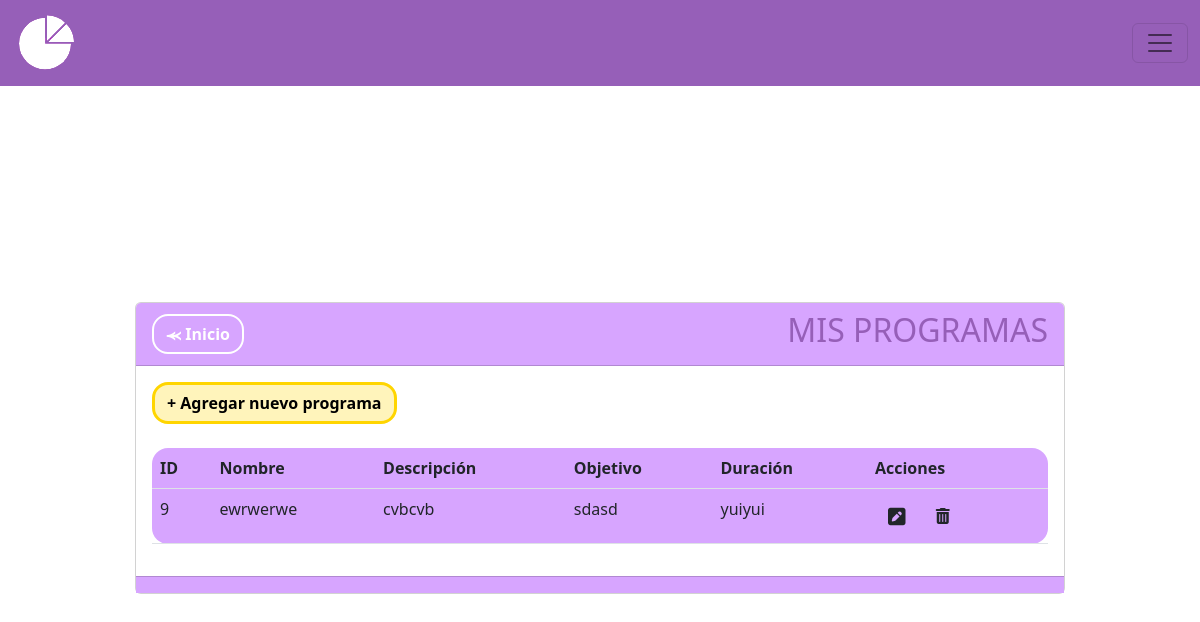
Before: /programas with the older database file.
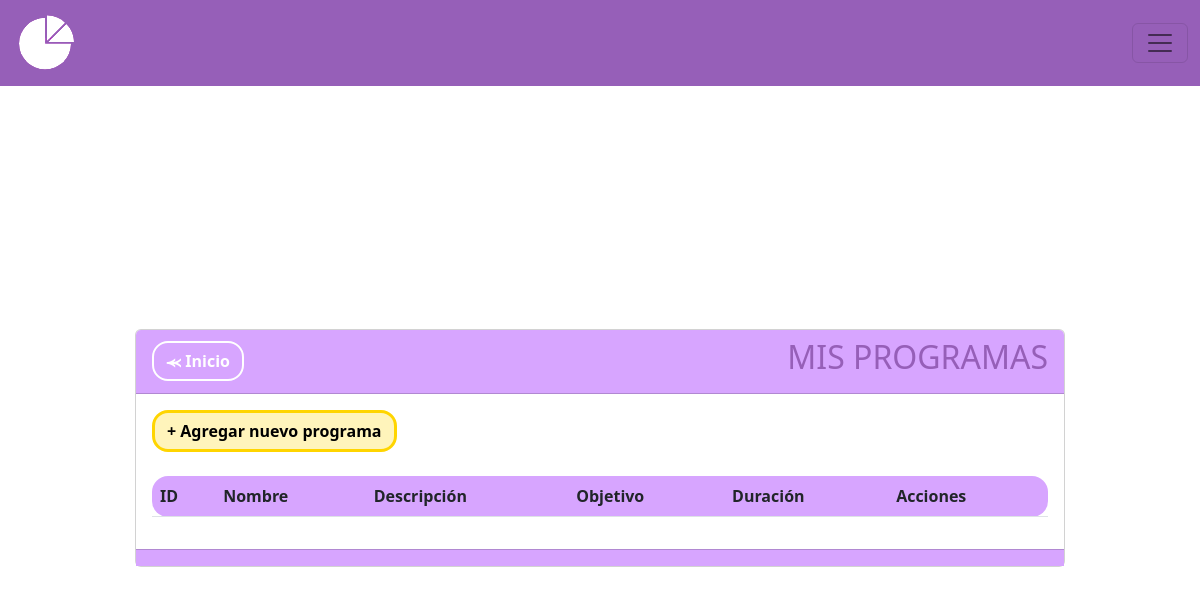
After: the same page with the newer database file.
### MIReApp/models.py (models this page shows, shortened)
class Programa(models.Model):
    id = models.AutoField(primary_key=True)
    nombre = models.CharField(max_length=100,
                              verbose_name='Nombre',
                              unique= True,
                              validators= [
                                  RegexValidator(regex= r'^[a-zA-Z\s]*$',
                                                 message="El nombre no puede contener caracteres especiales.",
                                                 code='invalid_nombre')
                              ])
    descripcion = models.CharField(max_length=50)
    objetivo = models.CharField(max_length=100, blank=True, null=True)
    duracion = models.CharField(max_length=20)

### MIReApp/views.py (the view)
# urls.py: path('programas',views.programas, name='programas'),
def programas(request):
    programs = Programa.objects.all()
    return render(request, 'programas/index.html', {'programas': programs})

### MIReApp/templates/programas/index.html (shortened to what this page needs)
{% extends "base.html" %}
{% block contenido %}
<br>
<br>
<br>
<center>
    <link rel="stylesheet" href="https://cdnjs.cloudflare.com/ajax/libs/font-awesome/6.4.2/css/all.min.css">
    <div class="col-md-10 card" style="text-align: left;">
        <div class="card-header" style="background-color: #D7A5FF;">
            <div style="display: flex; justify-content: space-between; align-items: center;">
                <span>
                    <a href="{% url 'inicio' %}" class="btn btn-secondary rounded-4 fw-bold" style="background-color: transparent; color:white;border-color: white;border-width: 2px;">⪻ Inicio</a>
                </span>
                <span>
                    <h2>MIS PROGRAMAS</h2>
                </span>
            </div>
        </div>
        <div class="card-body">
            <a name="" id="" class="btn fw-bold rounded-4" href="{% url 'crear_programa' %}" style="background-color: #fff4bb;color: #000000;border-color: #ffd500;border-width: 3px;">+ Agregar nuevo programa</a>
            <br>
            <br>
            <div class="table-responsive">
                <table class="table rounded-4" style="background-color: #D7A5FF;">
                    <thead>
                        <tr>
                            <th scope="col">ID</th>
                            <th scope="col">Nombre</th>
                            <th scope="col">Descripción</th>
                            <th scope="col">Objetivo</th>
                            <th scope="col">Duración</th>
                            <th scope="col">Acciones</th>
                        </tr>
                    </thead>
                    <tbody>
                        {% for prog in programas %}
                        <tr class="">
                            <td scope="row">{{ prog.id }}</td>
                            <td>{{ prog.nombre }}</td>
                            <td>{{ prog.descripcion }}</td>
                            <td>{{ prog.objetivo }}</td>
                            <td>{{ prog.duracion }}</td>
                            <td>
                                <a class="btn" href="{% url 'editar_programas' prog.id %}"><i class="fa-solid fa-square-pen fa-lg"></i></a>
                                <a class="btn eliminarPrograma-btn" href="{% url 'eliminar_programas' prog.id %}" data-id="{{ item.id }}" role="button"><i class="fa-solid fa-trash-can"></i></a>
                            </td>
                        </tr>
                        {% endfor %}
                    </tbody>
                </table>
            </div>
        </div>
        <div class="card-footer text-muted" style="background-color: #D7A5FF;">
        </div>
    </div>
</center>
{% endblock %}

Changed rows visible on the page:
removed Programa: id "9", nombre "ewrwerwe", descripcion "cvbcvb", objetivo "sdasd", duracion "yuiyui"
